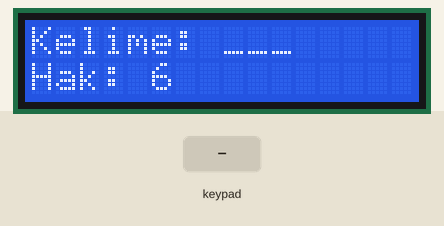
The sketch below on a simulated Arduino Uno, built with avr-gcc and run on an emulated ATmega328P. Parts: 16×2 character LCD. Inputs (shaded band) come from the test bench. What the sketch prints to the serial monitor is not drawn.

Above: at 2.7 s.
2.8 s: keypad keys 6 7 8 9 pressed 0.4 s apart
At 5.4 s:
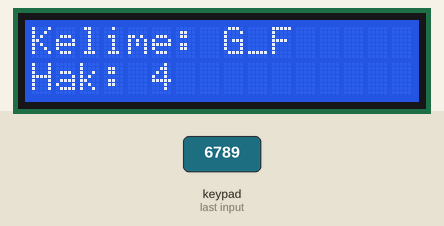
5.9 s: keypad keys 1 3 9 7 # pressed 0.4 s apart
At 6.3 s:
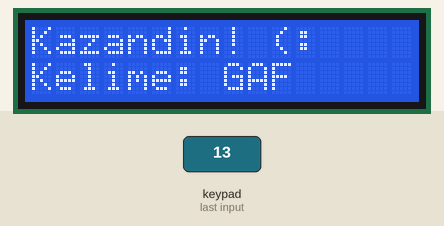
10.9 s: key '1' pressed
At 12.4 s:
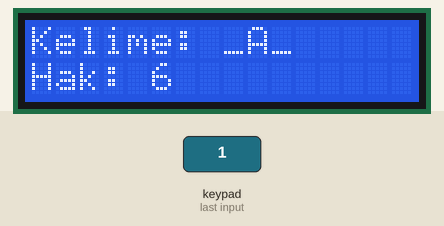
13.0 s: keypad keys 6 7 8 9 * pressed 0.4 s apart
At 13.24 s:
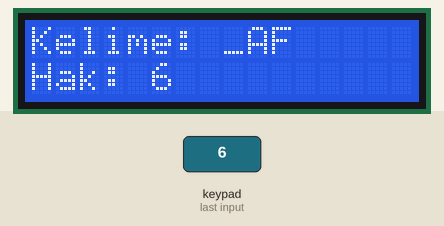
16.5 s: keypad keys 1 3 9 7 A pressed 0.4 s apart
At 19.6 s:
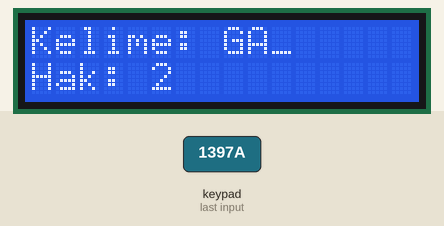
20.0 s: keypad keys 2 3 4 5 D pressed 0.4 s apart
At 21.0 s:
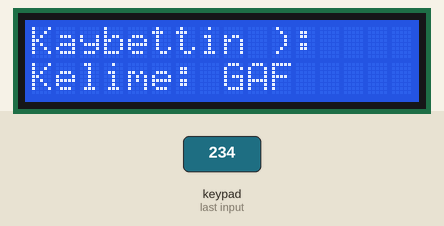
Timing chart, 0 to 23.0 s (numbered marks = the images above; inputs shaded):
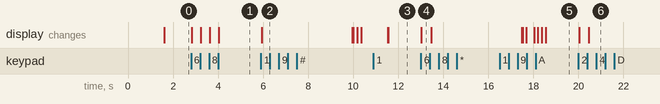

The sketch:

sketch_may23a.ino
```cpp
#include <Wire.h>
#include <LiquidCrystal_I2C.h>
#include <Keypad.h>

// 1. DÜZELTME: Nesne adı "lcd" eklendi
LiquidCrystal_I2C lcd(0x27, 16, 2);

const byte ROWS = 4;
const byte COLS = 4;
char keys[ROWS][COLS] = {
  {'1','2','3','A'},
  {'4','5','6','B'},
  {'7','8','9','C'},
  {'*','0','#','D'}
};

byte rowPins[ROWS] = {2,3,4,5};
byte colPins[COLS] = {6,7,8,9};

// 2. DÜZELTME: Keypad nesnesi tanımlandı
Keypad keypad = Keypad(makeKeymap(keys), rowPins, colPins, ROWS, COLS);

char harfler[] = {'A','B','C','D','E','F','G','H','I'};
String gizliKelime = "GAF";
char gorunenKelime[4] = {'_','_','_','\0'};
int kalanHak = 6;

void setup() {
  Serial.begin(9600);
  lcd.init();
  lcd.backlight();
  lcd.clear();
  lcd.setCursor(0,0);
  lcd.print("Adam Asmaca!");
  delay(1500);
  guncelleEkran();
}

void loop() {
  char tus = keypad.getKey();
  if (tus) {
    Serial.print("Tus: ");
    Serial.println(tus);

    if(tus >= '1' && tus <= '9') {
      int index = tus - '1';
      if(index < sizeof(harfler)) {
        char tahmin = harfler[index];
        if(!harfZatenVarMi(tahmin)) {
          bool bulundu = false;
          // 3. DÜZELTME: 'i' değişkeni döngü koşuluna eklendi
          for(int i = 0; i < gizliKelime.length(); i++) {
            if (gizliKelime[i] == tahmin) {
              gorunenKelime[i] = tahmin;
              bulundu = true;
            }
          }
          if(!bulundu) {
            kalanHak--;
          }
          guncelleEkran();

          if(kalanHak <= 0) {
            lcd.clear();
            lcd.setCursor(0,0);
            lcd.print("Kaybettin ):");
            lcd.setCursor(0,1);
            lcd.print("Kelime: ");
            lcd.print(gizliKelime);
            delay(3000); // Süre oyuncunun okuyabilmesi için artırıldı
            oyunuSifirla();
          }
          else if(kelimeTamamMi()) {
            lcd.clear();
            lcd.setCursor(0,0);
            lcd.print("Kazandin! (:");
            lcd.setCursor(0,1);
            lcd.print("Kelime: ");
            lcd.print(gizliKelime);
            delay(3000);
            oyunuSifirla();
          }
        }
      }
    }
    if(tus == '#') {
      oyunuSifirla();
    }
  }
}

void guncelleEkran() {
  lcd.clear();
  lcd.setCursor(0,0);
  lcd.print("Kelime: ");
  // 4. DÜZELTME: Ekranda gizli kelimenin son durumu gösterildi
  lcd.print(gorunenKelime);
  lcd.setCursor(0,1);
  lcd.print("Hak: ");
  lcd.print(kalanHak);
}

// 5. DÜZELTME: Mantık hatası düzeltildi (Bulamazsa false dönecek)
bool harfZatenVarMi(char harf) {
  for(int i=0; i<gizliKelime.length(); i++) {
    if(gorunenKelime[i] == harf) return true;
  }
  return false;
}

// 6. DÜZELTME: Gereksiz parametre kaldırıldı ve mantık düzeltildi (Eğer hiç '_' kalmadıysa oyun bitmiştir)
bool kelimeTamamMi() {
  for(int i=0; i<gizliKelime.length(); i++) {
    if(gorunenKelime[i] == '_') return false;
  }
  return true;
}

// 7. DÜZELTME: Çift tırnaklar tek tırnakla değiştirildi
void oyunuSifirla() {
  gizliKelime = "GAF";
  gorunenKelime[0] = '_';
  gorunenKelime[1] = '_';
  gorunenKelime[2] = '_';
  gorunenKelime[3] = '\0';
  kalanHak = 6;
  delay(1000);
  guncelleEkran();
}
```

Measured:
- after the input at 2.8 s, the display: first changes at once (image 1 shows a later state)
- after the input at 5.9 s, the display: changes after 0.05 s (image 2)
- after the input at 10.9 s, the display: first differs from a run without the input after 0.66 s (image 3)
- after the input at 13.0 s, the display: changes at once (image 4)
- after the input at 16.5 s, the display: first differs from a run without the input after 1.5 s (image 5 shows a later state)
- after the input at 20.0 s, the display: first changes at once (image 6 shows a later state)
